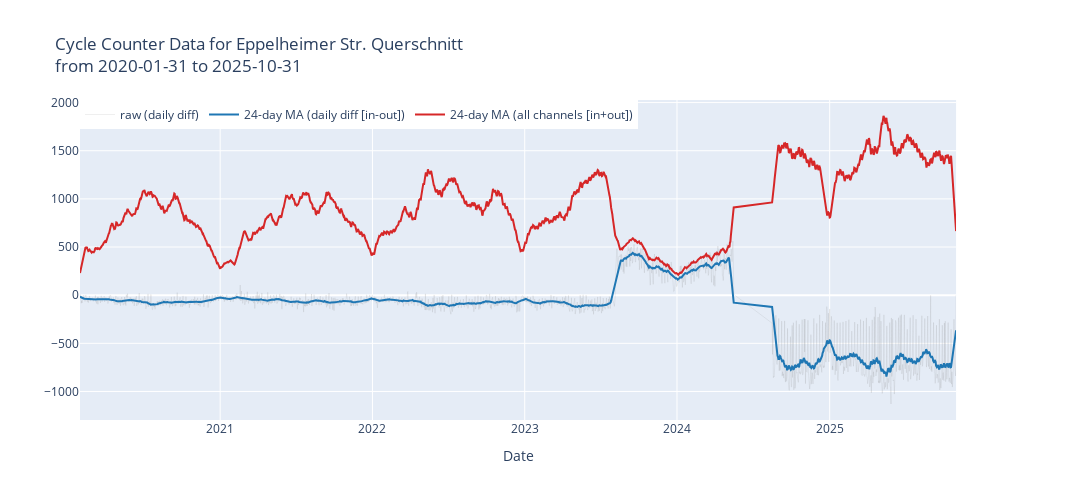
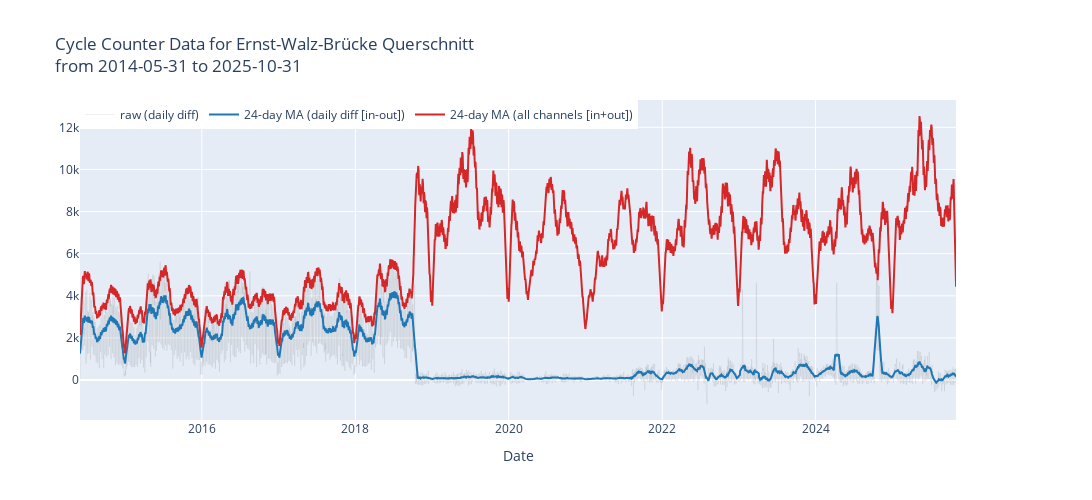
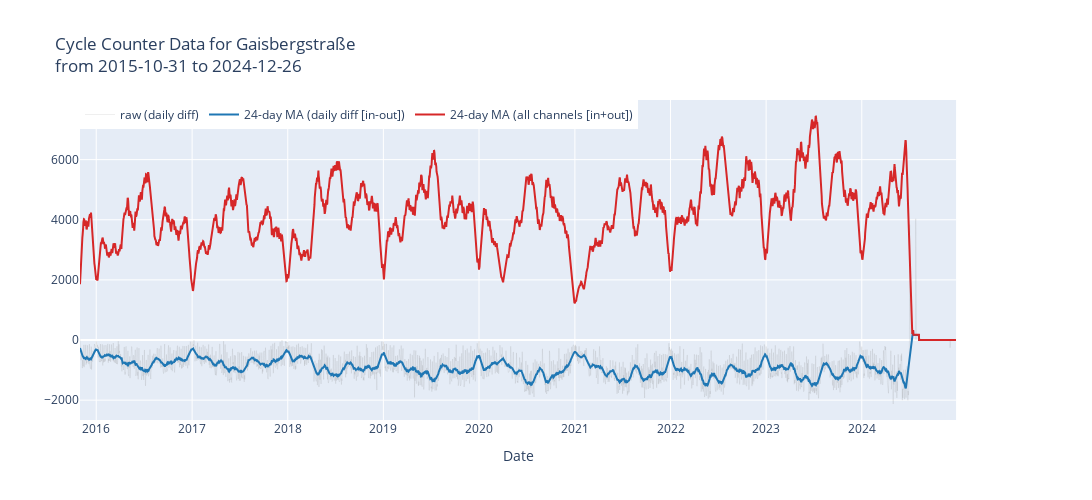
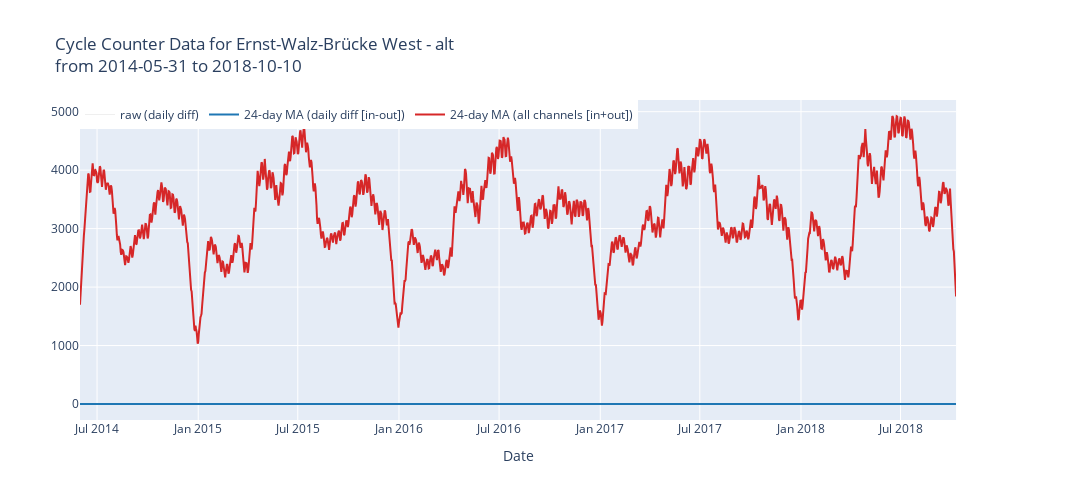

The cell these charts' notebook holds for them, in order:
### Code cell
for daily in dailys:
    station_name = daily.row(0, named=True)['counter_site']
    start_date = daily.row(0, named=True)['date']
    end_date = daily.row(-1, named=True)['date']
    
    # Get data and dates
    dates = daily.select('date').to_series().to_list()
    data_diff = daily.select('daily_diff').to_series().to_numpy()
    data_all = daily.select('channels_all_daily').to_series().to_numpy()

    n = len(data_diff)

    # smoothing window: 24 hours if available, otherwise a small window
    window = 24 if n >= 24 else max(3, n // 10)
    smoothed_diff = np.convolve(data_diff, np.ones(window) / window, mode='same')
    smoothed_all = np.convolve(data_all, np.ones(window) / window, mode='same')

    # Create interactive plot with Plotly using secondary y-axis
    from plotly.subplots import make_subplots
    
    fig = make_subplots(specs=[[{"secondary_y": True}]])

    # Raw data (diff) - on secondary axis (linear)
    fig.add_trace(go.Scatter(
        x=dates,
        y=data_diff,
        mode='lines',
        name='raw (daily diff)',
        line=dict(color='gray', width=0.5),
        opacity=0.25,
        hovertemplate='<b>Date:</b> %{x}<br><b>Daily Diff:</b> %{y}<extra></extra>'
    ), secondary_y=False)

    # Smoothed diff - on secondary axis (linear)
    fig.add_trace(go.Scatter(
        x=dates,
        y=smoothed_diff,
        mode='lines',
        name=f'{window}-day MA (daily diff [in-out])',
        line=dict(color='#1f77b4', width=2),
        hovertemplate='<b>Date:</b> %{x}<br><b>Smoothed Diff:</b> %{y:.1f}<extra></extra>'
    ), secondary_y=False)

    # Smoothed all channels - on primary axis (log scale)
    fig.add_trace(go.Scatter(
        x=dates,
        y=smoothed_all,
        mode='lines',
        name=f'{window}-day MA (all channels [in+out])',
        line=dict(color='#d62728', width=2),
        hovertemplate='<b>Date:</b> %{x}<br><b>Smoothed All:</b> %{y:.1f}<extra></extra>'
    ))

    fig.update_layout(
        title=f'Cycle Counter Data for {station_name}<br>from {start_date} to {end_date}',
        xaxis_title='Date',
        height=500,
        width=1400,
        hovermode='x unified',
        legend=dict(x=0, y=1, orientation='h')
    )

    fig.show()

### Figure 1 — Plotly figure (JSON) as saved in the notebook; plotly's stock layout.template omitted (floating-point values rounded to 4 significant figures; data arrays with more than 128 entries replaced by an {"elided": "..."} marker saying what was removed)
{"data": [{"hovertemplate": "<b>Date:</b> %{x}<br><b>Daily Diff:</b> %{y}<extra></extra>", "line": {"color": "gray", "width": 0.5}, "mode": "lines", "name": "raw (daily diff)", "opacity": 0.25, "type": "scatter", "x": {"elided": "2010 str values"}, "xaxis": "x", "y": {"elided": "2010 int values"}, "yaxis": "y"}, {"hovertemplate": "<b>Date:</b> %{x}<br><b>Smoothed Diff:</b> %{y:.1f}<extra></extra>", "line": {"color": "#1f77b4", "width": 2}, "mode": "lines", "name": "24-day MA (daily diff [in-out])", "type": "scatter", "x": {"elided": "2010 str values"}, "xaxis": "x", "y": {"elided": "2010 float values"}, "yaxis": "y"}, {"hovertemplate": "<b>Date:</b> %{x}<br><b>Smoothed All:</b> %{y:.1f}<extra></extra>", "line": {"color": "#d62728", "width": 2}, "mode": "lines", "name": "24-day MA (all channels [in+out])", "type": "scatter", "x": {"elided": "2010 str values"}, "y": {"elided": "2010 float values"}}], "layout": {"height": 500, "hovermode": "x unified", "legend": {"orientation": "h", "x": 0, "y": 1}, "title": {"text": "Cycle Counter Data for Eppelheimer Str. Querschnitt<br>from 2020-01-31 to 2025-10-31"}, "width": 1400, "xaxis": {"anchor": "y", "domain": [0, 0.94], "title": {"text": "Date"}}, "yaxis": {"anchor": "x", "domain": [0, 1]}, "yaxis2": {"anchor": "x", "overlaying": "y", "side": "right"}}}

### Figure 2 — Plotly figure (JSON) as saved in the notebook; plotly's stock layout.template omitted (floating-point values rounded to 4 significant figures; data arrays with more than 128 entries replaced by an {"elided": "..."} marker saying what was removed)
{"data": [{"hovertemplate": "<b>Date:</b> %{x}<br><b>Daily Diff:</b> %{y}<extra></extra>", "line": {"color": "gray", "width": 0.5}, "mode": "lines", "name": "raw (daily diff)", "opacity": 0.25, "type": "scatter", "x": {"elided": "4172 str values"}, "xaxis": "x", "y": {"elided": "4172 int values"}, "yaxis": "y"}, {"hovertemplate": "<b>Date:</b> %{x}<br><b>Smoothed Diff:</b> %{y:.1f}<extra></extra>", "line": {"color": "#1f77b4", "width": 2}, "mode": "lines", "name": "24-day MA (daily diff [in-out])", "type": "scatter", "x": {"elided": "4172 str values"}, "xaxis": "x", "y": {"elided": "4172 float values"}, "yaxis": "y"}, {"hovertemplate": "<b>Date:</b> %{x}<br><b>Smoothed All:</b> %{y:.1f}<extra></extra>", "line": {"color": "#d62728", "width": 2}, "mode": "lines", "name": "24-day MA (all channels [in+out])", "type": "scatter", "x": {"elided": "4172 str values"}, "y": {"elided": "4172 float values"}}], "layout": {"height": 500, "hovermode": "x unified", "legend": {"orientation": "h", "x": 0, "y": 1}, "title": {"text": "Cycle Counter Data for Ernst-Walz-Brücke Querschnitt<br>from 2014-05-31 to 2025-10-31"}, "width": 1400, "xaxis": {"anchor": "y", "domain": [0, 0.94], "title": {"text": "Date"}}, "yaxis": {"anchor": "x", "domain": [0, 1]}, "yaxis2": {"anchor": "x", "overlaying": "y", "side": "right"}}}

### Figure 3 — Plotly figure (JSON) as saved in the notebook; plotly's stock layout.template omitted (floating-point values rounded to 4 significant figures; data arrays with more than 128 entries replaced by an {"elided": "..."} marker saying what was removed)
{"data": [{"hovertemplate": "<b>Date:</b> %{x}<br><b>Daily Diff:</b> %{y}<extra></extra>", "line": {"color": "gray", "width": 0.5}, "mode": "lines", "name": "raw (daily diff)", "opacity": 0.25, "type": "scatter", "x": {"elided": "3289 str values"}, "xaxis": "x", "y": {"elided": "3289 int values"}, "yaxis": "y"}, {"hovertemplate": "<b>Date:</b> %{x}<br><b>Smoothed Diff:</b> %{y:.1f}<extra></extra>", "line": {"color": "#1f77b4", "width": 2}, "mode": "lines", "name": "24-day MA (daily diff [in-out])", "type": "scatter", "x": {"elided": "3289 str values"}, "xaxis": "x", "y": {"elided": "3289 float values"}, "yaxis": "y"}, {"hovertemplate": "<b>Date:</b> %{x}<br><b>Smoothed All:</b> %{y:.1f}<extra></extra>", "line": {"color": "#d62728", "width": 2}, "mode": "lines", "name": "24-day MA (all channels [in+out])", "type": "scatter", "x": {"elided": "3289 str values"}, "y": {"elided": "3289 float values"}}], "layout": {"height": 500, "hovermode": "x unified", "legend": {"orientation": "h", "x": 0, "y": 1}, "title": {"text": "Cycle Counter Data for Gaisbergstraße<br>from 2015-10-31 to 2024-12-26"}, "width": 1400, "xaxis": {"anchor": "y", "domain": [0, 0.94], "title": {"text": "Date"}}, "yaxis": {"anchor": "x", "domain": [0, 1]}, "yaxis2": {"anchor": "x", "overlaying": "y", "side": "right"}}}

### Figure 4 — Plotly figure (JSON) as saved in the notebook; plotly's stock layout.template omitted (floating-point values rounded to 4 significant figures; data arrays with more than 128 entries replaced by an {"elided": "..."} marker saying what was removed)
{"data": [{"hovertemplate": "<b>Date:</b> %{x}<br><b>Daily Diff:</b> %{y}<extra></extra>", "line": {"color": "gray", "width": 0.5}, "mode": "lines", "name": "raw (daily diff)", "opacity": 0.25, "type": "scatter", "x": {"elided": "1594 str values"}, "xaxis": "x", "y": {"elided": "1594 int values"}, "yaxis": "y"}, {"hovertemplate": "<b>Date:</b> %{x}<br><b>Smoothed Diff:</b> %{y:.1f}<extra></extra>", "line": {"color": "#1f77b4", "width": 2}, "mode": "lines", "name": "24-day MA (daily diff [in-out])", "type": "scatter", "x": {"elided": "1594 str values"}, "xaxis": "x", "y": {"elided": "1594 float values"}, "yaxis": "y"}, {"hovertemplate": "<b>Date:</b> %{x}<br><b>Smoothed All:</b> %{y:.1f}<extra></extra>", "line": {"color": "#d62728", "width": 2}, "mode": "lines", "name": "24-day MA (all channels [in+out])", "type": "scatter", "x": {"elided": "1594 str values"}, "y": {"elided": "1594 float values"}}], "layout": {"height": 500, "hovermode": "x unified", "legend": {"orientation": "h", "x": 0, "y": 1}, "title": {"text": "Cycle Counter Data for Ernst-Walz-Brücke West - alt<br>from 2014-05-31 to 2018-10-10"}, "width": 1400, "xaxis": {"anchor": "y", "domain": [0, 0.94], "title": {"text": "Date"}}, "yaxis": {"anchor": "x", "domain": [0, 1]}, "yaxis2": {"anchor": "x", "overlaying": "y", "side": "right"}}}
